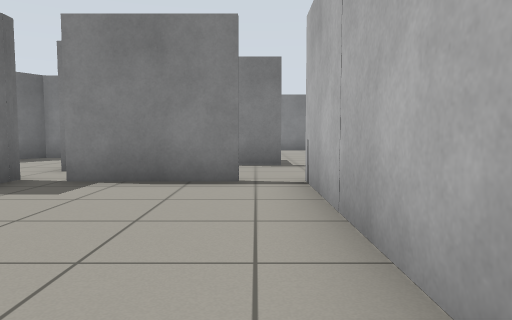
[1] (above)

24 first-person views from a walk through a world built for the Gazebo simulator. The camera is 0.72 m above the floor, tilts 4° down and sees 70° across. The floor is counted in squares, 1 m on a side. Each view is taken from the middle of a square. On the plan, view 1 faces up. The plan holds only what a view shows up to about 11 squares ahead; the rest is blank. The place goes on beyond the plan.

[2]
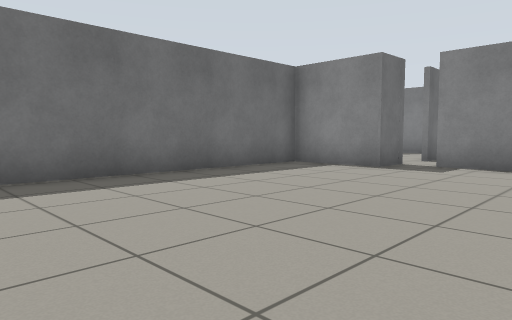

[3]
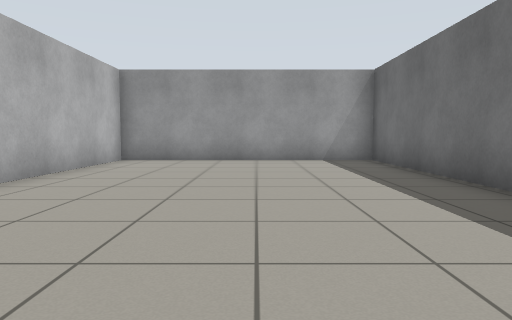

[4]
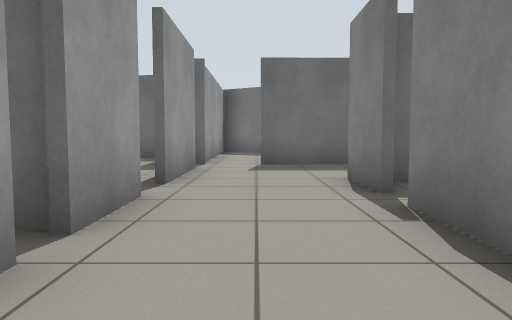

[5]
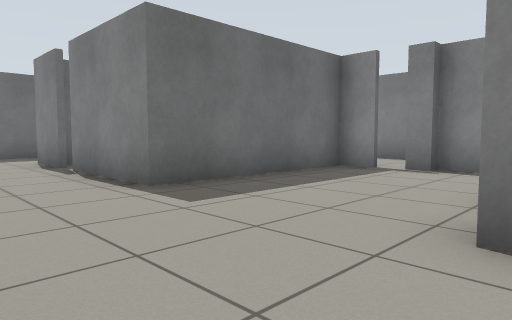

[6]
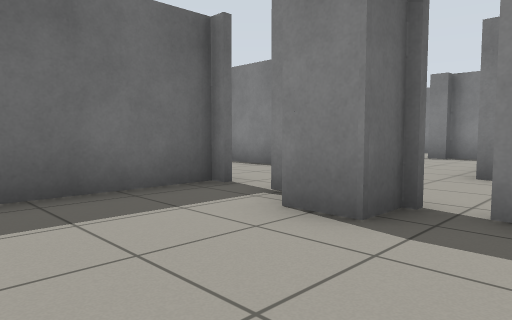

[7]
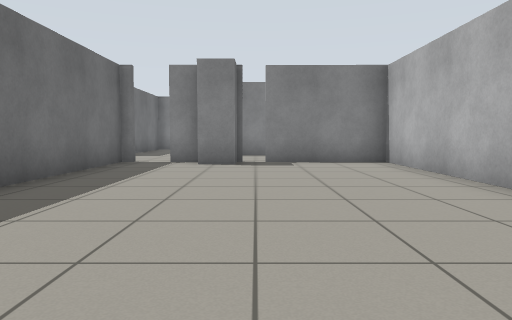

[8]
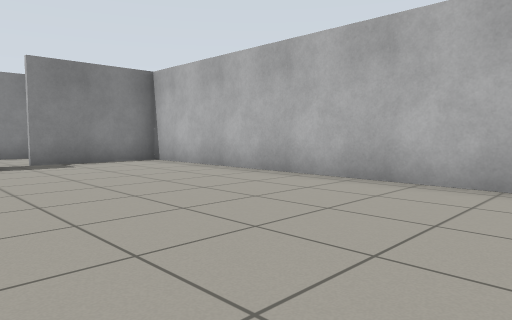

[9]
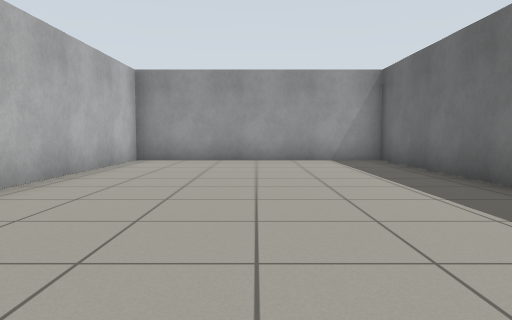

[10]
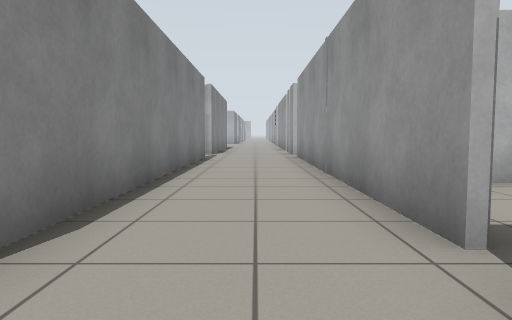

[11]
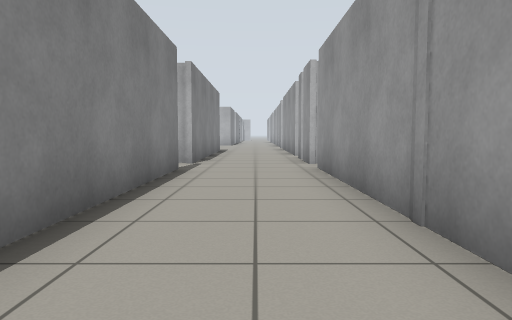

[12]
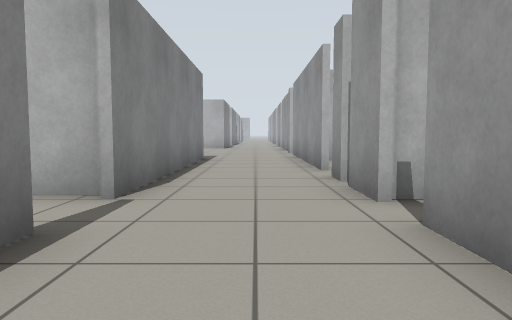

[13]
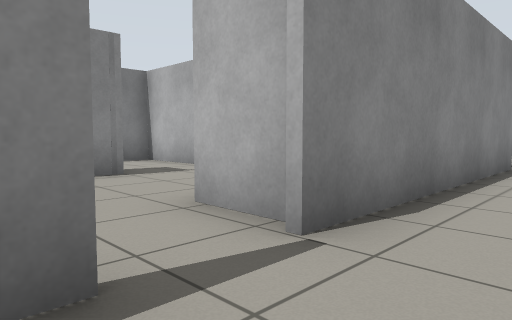

[14]
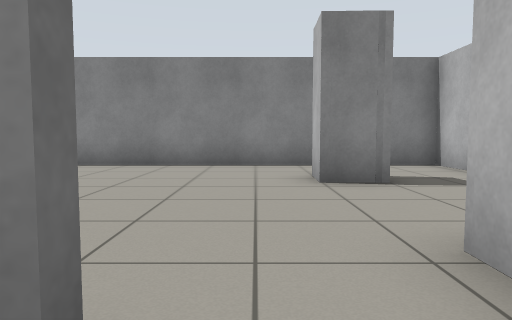

[15]
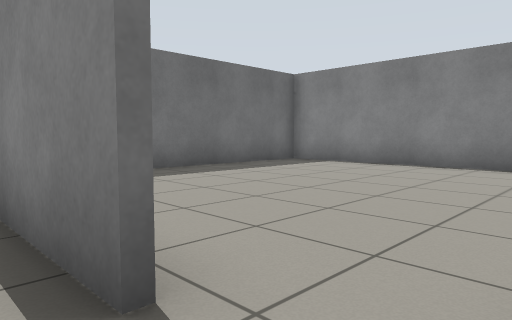

[16]
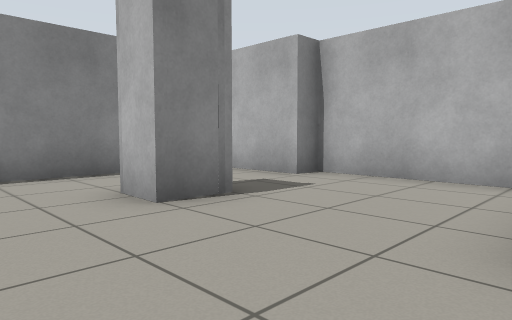

[17]
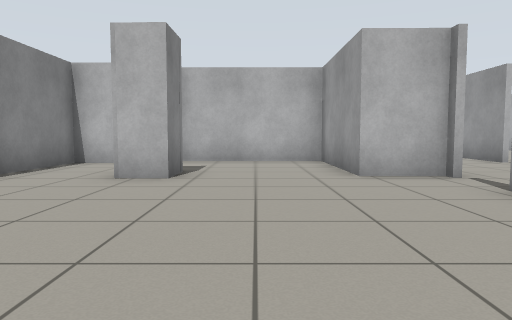

[18]
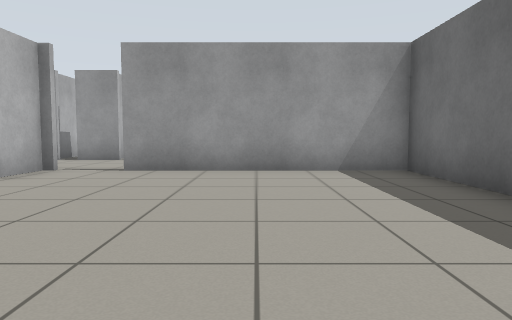

[19]
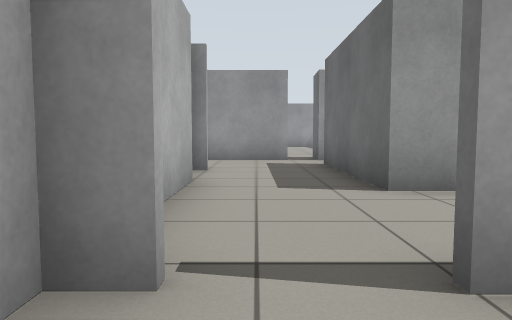

[20]
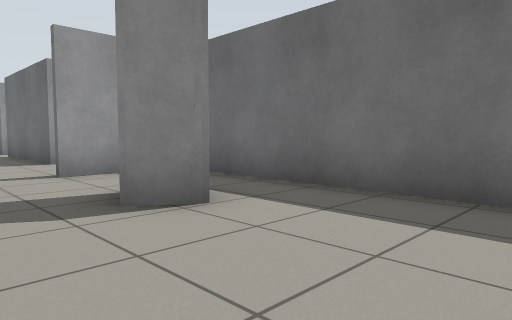

[21]
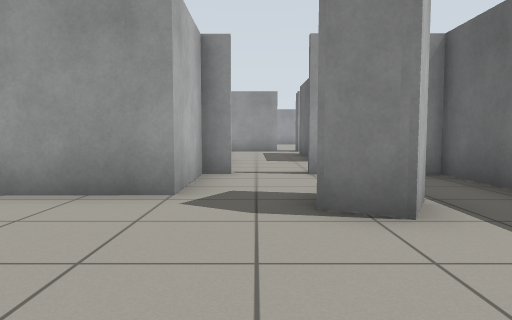

[22]
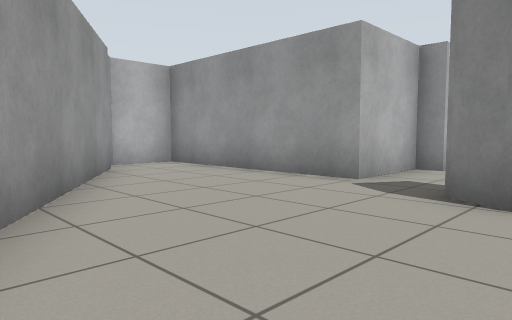

[23]
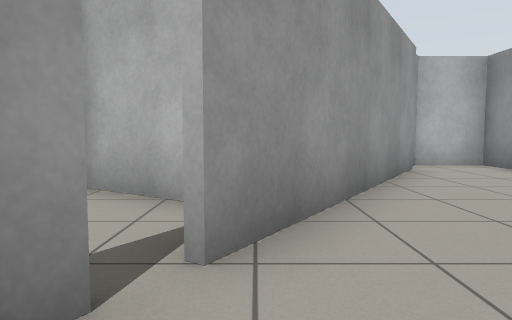

[24]
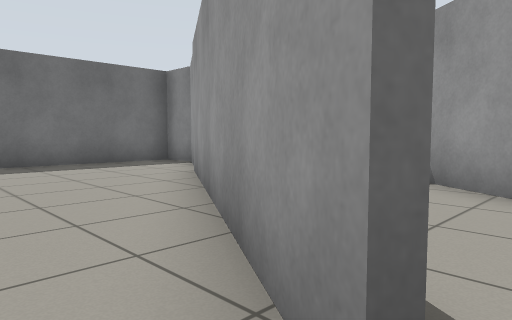

### Floor plan
Points are (right, up) in squares from view 1. A wall is a line through its corners. A room is listed if a view was taken in it or the views show most of it. See-through windows are left out.
Room 1 (views 1, 2, 3)
walls: (-0.2, 5.5) (-3, 5.5); (-3.6, 5.7) (-3.6, 4.8) (-6.2, 4.8) (-6.2, -5.2) (0.8, -5.2) (0.8, 5.7)
ways out: gap at (-3, 6) to room 7; opening at (0, 6) to room 8
Room 2 (views 4, 10, 11, 12, 13, 14, 15)
walls: (18.6, 8.6) (8.3, 8.6); (9.1, 5.7) (18.9, 5.7); (19.8, 5.7) (21.1, 5.7); (21.5, 5.7) (22.3, 5.7); (7.2, 13.8) (6.4, 13.8); (6.4, 13.5) (5.8, 13.5); (23.3, 5.7) (27, 5.7); (5.3, 13.5) (4.4, 13.5) (4.4, 8.6); (27, 8.6) (20.2, 8.6) (20.3, 10.2)
ways out: opening at (9, 6) to room 3; gap at (6.5, 6) to room 3; opening at (19.5, 9) to room 4; opening at (4, 7.5); opening at (23, 6); gap at (27, 9)
Room 3 (views 5, 6, 7, 8, 9)
walls: (8.5, 5.7) (8.5, 4.8) (7.5, 4.8); (7.5, 5.5) (6.8, 5.5); (5.9, 5.5) (5.5, 5.5) (5.5, -5.2) (12.3, -5.2) (12.4, 5.5) (9.1, 5.5)
ways out: opening at (9, 6) to room 2; gap at (6.5, 6) to room 2
Room 4 (views 16, 17, 18)
walls: (21, 13.4) (20, 13.4) (20, 14.4); (20.3, 10.2) (23.9, 10.2) (23.9, 14.2) (23.2, 14.2) (23.2, 16.6) (13, 16.6) (13, 8.8) (18.6, 8.8)
ways out: opening at (19.5, 9) to room 2
Room 5 (view 19)
walls: (-1.6, 14.4) (-1, 14.4) (-1, 16.7); (-5.3, 17.1) (-5.4, 14.4) (-2.9, 14.4)
ways out: opening at (-2, 17) to room 6; gap at (-4, 17) to room 6; opening at (-2, 14) to room 7
Room 6 (views 20, 21, 22, 23, 24)
walls: (-1, 16.7) (4.5, 16.7) (4.5, 18.4); (-3.8, 17.1) (-3.3, 17.9) (-2.6, 17.5); (-2.5, 22.6) (-4.2, 23.7) (-5.2, 23.6) (-5.3, 17.1); (3.7, 18.7) (-2.1, 22.3)
ways out: opening at (-2, 17) to room 5; gap at (-4, 17) to room 5; gap at (4, 19)
Room 7 (no view inside)
walls: (-4.6, 11.4) (-3.7, 11.4) (-3.7, 7); (-1, 10.3) (-1, 12.6); (-3, 5.7) (-1.6, 5.7)
ways out: gap at (-3, 6) to room 1; opening at (-2, 14) to room 5; opening at (-1, 7.5) to room 8; opening at (-4.5, 12.5); gap at (-4, 7)
Room 8 (no view inside)
walls: (0.6, 8.6) (-1.1, 8.6); (-1.6, 5.7) (-0.2, 5.7)
ways out: opening at (0, 6) to room 1; opening at (-1, 7.5) to room 7; opening at (1, 9); opening at (2, 7.5)

Positions as (right, up) in squares from view 1, and headings:
1: (0, 0), facing up
2: (0, -3), facing up-left
3: (-3, 5), facing down
4: (5, 7), facing left
5: (9, 6), facing up-left
6: (10, 2), facing up-left
7: (9, -4), facing up
8: (7, -4), facing up-right
9: (9, 5), facing down
10: (7, 7), facing right
11: (11, 7), facing right
12: (16, 7), facing right
13: (18, 7), facing up-right
14: (19, 8), facing up
15: (20, 8), facing up-left
16: (18, 10), facing up-right
17: (14, 12), facing right
18: (16, 16), facing down
19: (-2, 16), facing down
20: (-1, 21), facing down-left
21: (-2, 21), facing down
22: (-4, 22), facing down-right
23: (-4, 22), facing right
24: (4, 18), facing up-left
